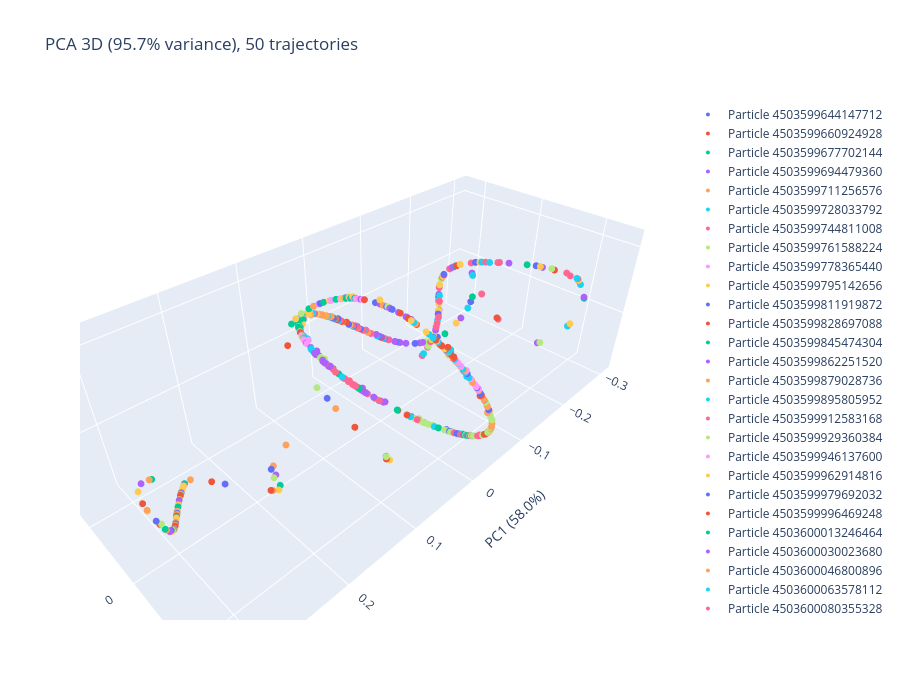

The code cell stored with this chart in its notebook:
### Code cell
# === 3D PCA (interactive with plotly) ===
import plotly.graph_objects as go
from sklearn.decomposition import PCA

k = 50  # number of trajectories to plot
selected_pids = unique_pids[:k]
selected_set = set(selected_pids.tolist())
fmask = np.array([pid in selected_set for pid in particle_ids])
emb_k = emb_np[fmask]
pids_k = particle_ids[fmask]

pca_3d = PCA(n_components=3)
emb_pca_3d = pca_3d.fit_transform(emb_k)

fig = go.Figure()
for pid in selected_pids:
    mask = pids_k == pid
    fig.add_trace(go.Scatter3d(
        x=emb_pca_3d[mask, 0], y=emb_pca_3d[mask, 1], z=emb_pca_3d[mask, 2],
        mode='markers',
        marker=dict(size=4),
        name=f'Particle {pid}',
    ))

fig.update_layout(
    title=f'PCA 3D ({pca_3d.explained_variance_ratio_[:3].sum():.1%} variance), {k} trajectories',
    scene=dict(
        xaxis_title=f'PC1 ({pca_3d.explained_variance_ratio_[0]:.1%})',
        yaxis_title=f'PC2 ({pca_3d.explained_variance_ratio_[1]:.1%})',
        zaxis_title=f'PC3 ({pca_3d.explained_variance_ratio_[2]:.1%})',
    ),
    width=900, height=700,
)
fig.show()
